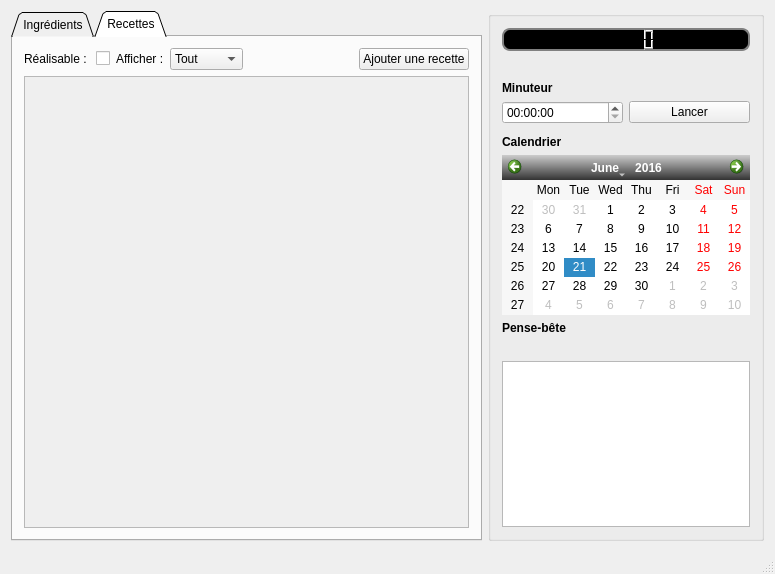
<?xml version="1.0" encoding="UTF-8"?>
<ui version="4.0">
 <class>MainWindow</class>
 <widget class="QMainWindow" name="MainWindow">
  <property name="geometry">
   <rect>
    <x>0</x>
    <y>0</y>
    <width>775</width>
    <height>574</height>
   </rect>
  </property>
  <property name="windowTitle">
   <string>MainWindow</string>
  </property>
  <property name="styleSheet">
   <string notr="true"/>
  </property>
  <widget class="QWidget" name="centralWidget">
   <layout class="QGridLayout" name="gridLayout">
    <item row="0" column="1">
     <widget class="QGroupBox" name="widgets">
      <property name="styleSheet">
       <string notr="true"/>
      </property>
      <property name="title">
       <string/>
      </property>
      <layout class="QGridLayout" name="gridLayout_5">
       <item row="2" column="0">
        <widget class="QLabel" name="label_3">
         <property name="styleSheet">
          <string notr="true">font: bold;</string>
         </property>
         <property name="text">
          <string>Minuteur</string>
         </property>
        </widget>
       </item>
       <item row="5" column="0">
        <widget class="QLabel" name="label_4">
         <property name="styleSheet">
          <string notr="true">font: bold;</string>
         </property>
         <property name="text">
          <string>Calendrier</string>
         </property>
        </widget>
       </item>
       <item row="9" column="0">
        <widget class="QLabel" name="label_Postit">
         <property name="text">
          <string/>
         </property>
        </widget>
       </item>
       <item row="1" column="0">
        <spacer name="verticalSpacer_2">
         <property name="orientation">
          <enum>Qt::Vertical</enum>
         </property>
         <property name="sizeHint" stdset="0">
          <size>
           <width>20</width>
           <height>50</height>
          </size>
         </property>
        </spacer>
       </item>
       <item row="11" column="0">
        <widget class="QTextEdit" name="textEdit_Postit"/>
       </item>
       <item row="0" column="0">
        <widget class="QLCDNumber" name="lcdNumberHeure">
         <property name="autoFillBackground">
          <bool>false</bool>
         </property>
         <property name="styleSheet">
          <string notr="true">QLCDNumber{  
background-color : black;
border-style: solid;  
border: 2px solid gray;  
border-radius: 8px;  
color : white;
} </string>
         </property>
         <property name="smallDecimalPoint">
          <bool>true</bool>
         </property>
        </widget>
       </item>
       <item row="6" column="0">
        <widget class="QCalendarWidget" name="calendarWidget">
         <property name="minimumSize">
          <size>
           <width>0</width>
           <height>160</height>
          </size>
         </property>
         <property name="styleSheet">
          <string notr="true">    /* navigation bar */
    QCalendarWidget QWidget#qt_calendar_navigationbar { background-color: qlineargradient(x1:0, y1:0, x2:0, y2:1, stop: 0 #cccccc, stop: 1 #333333); }
    QCalendarWidget QToolButton {
    	color: white;
    	background-color: qlineargradient(x1:0, y1:0, x2:0, y2:1, stop: 0 #cccccc, stop: 1 #333333);
    }
</string>
         </property>
         <property name="selectedDate">
          <date>
           <year>2016</year>
           <month>6</month>
           <day>21</day>
          </date>
         </property>
         <property name="gridVisible">
          <bool>false</bool>
         </property>
         <property name="selectionMode">
          <enum>QCalendarWidget::NoSelection</enum>
         </property>
         <property name="horizontalHeaderFormat">
          <enum>QCalendarWidget::ShortDayNames</enum>
         </property>
         <property name="verticalHeaderFormat">
          <enum>QCalendarWidget::ISOWeekNumbers</enum>
         </property>
         <property name="navigationBarVisible">
          <bool>true</bool>
         </property>
         <property name="dateEditEnabled">
          <bool>true</bool>
         </property>
        </widget>
       </item>
       <item row="7" column="0">
        <spacer name="verticalSpacer_3">
         <property name="orientation">
          <enum>Qt::Vertical</enum>
         </property>
         <property name="sizeHint" stdset="0">
          <size>
           <width>20</width>
           <height>10</height>
          </size>
         </property>
        </spacer>
       </item>
       <item row="3" column="0">
        <layout class="QHBoxLayout" name="horizontalLayout_2">
         <item>
          <widget class="QTimeEdit" name="timerMinuteur"/>
         </item>
         <item>
          <widget class="QPushButton" name="buttonMinuteur">
           <property name="text">
            <string>Lancer</string>
           </property>
          </widget>
         </item>
        </layout>
       </item>
       <item row="4" column="0">
        <spacer name="verticalSpacer_4">
         <property name="orientation">
          <enum>Qt::Vertical</enum>
         </property>
         <property name="sizeHint" stdset="0">
          <size>
           <width>20</width>
           <height>30</height>
          </size>
         </property>
        </spacer>
       </item>
       <item row="8" column="0">
        <widget class="QLabel" name="label_5">
         <property name="styleSheet">
          <string notr="true">font : bold;</string>
         </property>
         <property name="text">
          <string>Pense-bête</string>
         </property>
        </widget>
       </item>
      </layout>
     </widget>
    </item>
    <item row="0" column="0">
     <widget class="QTabWidget" name="tabWidget">
      <property name="sizePolicy">
       <sizepolicy hsizetype="Expanding" vsizetype="Expanding">
        <horstretch>0</horstretch>
        <verstretch>0</verstretch>
       </sizepolicy>
      </property>
      <property name="styleSheet">
       <string notr="true">QTabWidget
{
	border : 2px solid black;
}</string>
      </property>
      <property name="tabShape">
       <enum>QTabWidget::Triangular</enum>
      </property>
      <property name="currentIndex">
       <number>1</number>
      </property>
      <property name="iconSize">
       <size>
        <width>16</width>
        <height>16</height>
       </size>
      </property>
      <property name="elideMode">
       <enum>Qt::ElideNone</enum>
      </property>
      <property name="tabBarAutoHide">
       <bool>false</bool>
      </property>
      <widget class="QWidget" name="tab">
       <attribute name="title">
        <string>Ingrédients</string>
       </attribute>
       <layout class="QGridLayout" name="gridLayout_2">
        <item row="2" column="0">
         <widget class="QScrollArea" name="scrollArea">
          <property name="widgetResizable">
           <bool>true</bool>
          </property>
          <widget class="QWidget" name="scrollAreaWidgetContents">
           <property name="geometry">
            <rect>
             <x>0</x>
             <y>0</y>
             <width>400</width>
             <height>437</height>
            </rect>
           </property>
           <layout class="QGridLayout" name="gridLayout_4">
            <item row="0" column="0">
             <layout class="QVBoxLayout" name="verticalLayout"/>
            </item>
           </layout>
          </widget>
         </widget>
        </item>
        <item row="0" column="0">
         <layout class="QHBoxLayout" name="horizontalLayout_4" stretch="0,0,0,0,10,0">
          <item>
           <widget class="QLabel" name="trier">
            <property name="text">
             <string>Trier : </string>
            </property>
           </widget>
          </item>
          <item>
           <widget class="QComboBox" name="trieBox">
            <item>
             <property name="text">
              <string>Alphabétique</string>
             </property>
            </item>
            <item>
             <property name="text">
              <string>Date de péremption</string>
             </property>
            </item>
            <item>
             <property name="text">
              <string>Catégorie d'aliment</string>
             </property>
            </item>
           </widget>
          </item>
          <item>
           <widget class="QLabel" name="afficher">
            <property name="text">
             <string>Afficher :</string>
            </property>
           </widget>
          </item>
          <item>
           <widget class="QComboBox" name="cb_afficher_type">
            <property name="sizePolicy">
             <sizepolicy hsizetype="MinimumExpanding" vsizetype="Fixed">
              <horstretch>0</horstretch>
              <verstretch>0</verstretch>
             </sizepolicy>
            </property>
            <item>
             <property name="text">
              <string>Tout</string>
             </property>
            </item>
            <item>
             <property name="text">
              <string>Autre</string>
             </property>
            </item>
            <item>
             <property name="text">
              <string>Boisson</string>
             </property>
            </item>
            <item>
             <property name="text">
              <string>Légume</string>
             </property>
            </item>
            <item>
             <property name="text">
              <string>Fruit</string>
             </property>
            </item>
            <item>
             <property name="text">
              <string>Viande</string>
             </property>
            </item>
            <item>
             <property name="text">
              <string>Poisson</string>
             </property>
            </item>
            <item>
             <property name="text">
              <string>Fromage</string>
             </property>
            </item>
            <item>
             <property name="text">
              <string>Entrée</string>
             </property>
            </item>
            <item>
             <property name="text">
              <string>Plat</string>
             </property>
            </item>
            <item>
             <property name="text">
              <string>Dessert</string>
             </property>
            </item>
           </widget>
          </item>
          <item>
           <spacer name="horizontalSpacer">
            <property name="orientation">
             <enum>Qt::Horizontal</enum>
            </property>
            <property name="sizeHint" stdset="0">
             <size>
              <width>40</width>
              <height>20</height>
             </size>
            </property>
           </spacer>
          </item>
          <item>
           <widget class="QPushButton" name="boutonAjoutIngredient">
            <property name="text">
             <string>Ajouter un ingrédient</string>
            </property>
           </widget>
          </item>
         </layout>
        </item>
       </layout>
      </widget>
      <widget class="QWidget" name="tab_2">
       <property name="accessibleName">
        <string/>
       </property>
       <attribute name="title">
        <string>Recettes</string>
       </attribute>
       <layout class="QGridLayout" name="gridLayout_3">
        <item row="1" column="0">
         <widget class="QScrollArea" name="scrollArea_2">
          <property name="widgetResizable">
           <bool>true</bool>
          </property>
          <widget class="QWidget" name="scrollAreaWidgetContents_2">
           <property name="geometry">
            <rect>
             <x>0</x>
             <y>0</y>
             <width>400</width>
             <height>437</height>
            </rect>
           </property>
           <layout class="QGridLayout" name="gridLayout_7">
            <item row="0" column="0">
             <layout class="QVBoxLayout" name="verticalLayout_2"/>
            </item>
           </layout>
          </widget>
         </widget>
        </item>
        <item row="0" column="0">
         <layout class="QHBoxLayout" name="horizontalLayout_3">
          <item>
           <widget class="QLabel" name="label">
            <property name="text">
             <string>Réalisable : </string>
            </property>
            <property name="alignment">
             <set>Qt::AlignLeading|Qt::AlignLeft|Qt::AlignVCenter</set>
            </property>
            <property name="wordWrap">
             <bool>false</bool>
            </property>
           </widget>
          </item>
          <item>
           <widget class="QCheckBox" name="chb_faisable">
            <property name="text">
             <string/>
            </property>
           </widget>
          </item>
          <item>
           <widget class="QLabel" name="label_2">
            <property name="sizePolicy">
             <sizepolicy hsizetype="Minimum" vsizetype="Preferred">
              <horstretch>0</horstretch>
              <verstretch>0</verstretch>
             </sizepolicy>
            </property>
            <property name="text">
             <string>Afficher :</string>
            </property>
           </widget>
          </item>
          <item>
           <widget class="QComboBox" name="cb_type">
            <property name="sizePolicy">
             <sizepolicy hsizetype="Minimum" vsizetype="Fixed">
              <horstretch>0</horstretch>
              <verstretch>0</verstretch>
             </sizepolicy>
            </property>
            <item>
             <property name="text">
              <string>Tout</string>
             </property>
            </item>
            <item>
             <property name="text">
              <string>Entrée</string>
             </property>
            </item>
            <item>
             <property name="text">
              <string>Plat</string>
             </property>
            </item>
            <item>
             <property name="text">
              <string>Dessert</string>
             </property>
            </item>
            <item>
             <property name="text">
              <string>Autre</string>
             </property>
            </item>
           </widget>
          </item>
          <item>
           <spacer name="horizontalSpacer_2">
            <property name="orientation">
             <enum>Qt::Horizontal</enum>
            </property>
            <property name="sizeHint" stdset="0">
             <size>
              <width>40</width>
              <height>20</height>
             </size>
            </property>
           </spacer>
          </item>
          <item>
           <widget class="QPushButton" name="boutonAjoutRecette">
            <property name="text">
             <string>Ajouter une recette</string>
            </property>
           </widget>
          </item>
         </layout>
        </item>
       </layout>
      </widget>
     </widget>
    </item>
   </layout>
  </widget>
  <widget class="QMenuBar" name="menuBar">
   <property name="geometry">
    <rect>
     <x>0</x>
     <y>0</y>
     <width>775</width>
     <height>20</height>
    </rect>
   </property>
  </widget>
  <widget class="QStatusBar" name="statusBar"/>
 </widget>
 <layoutdefault spacing="6" margin="11"/>
 <resources/>
 <connections/>
</ui>
